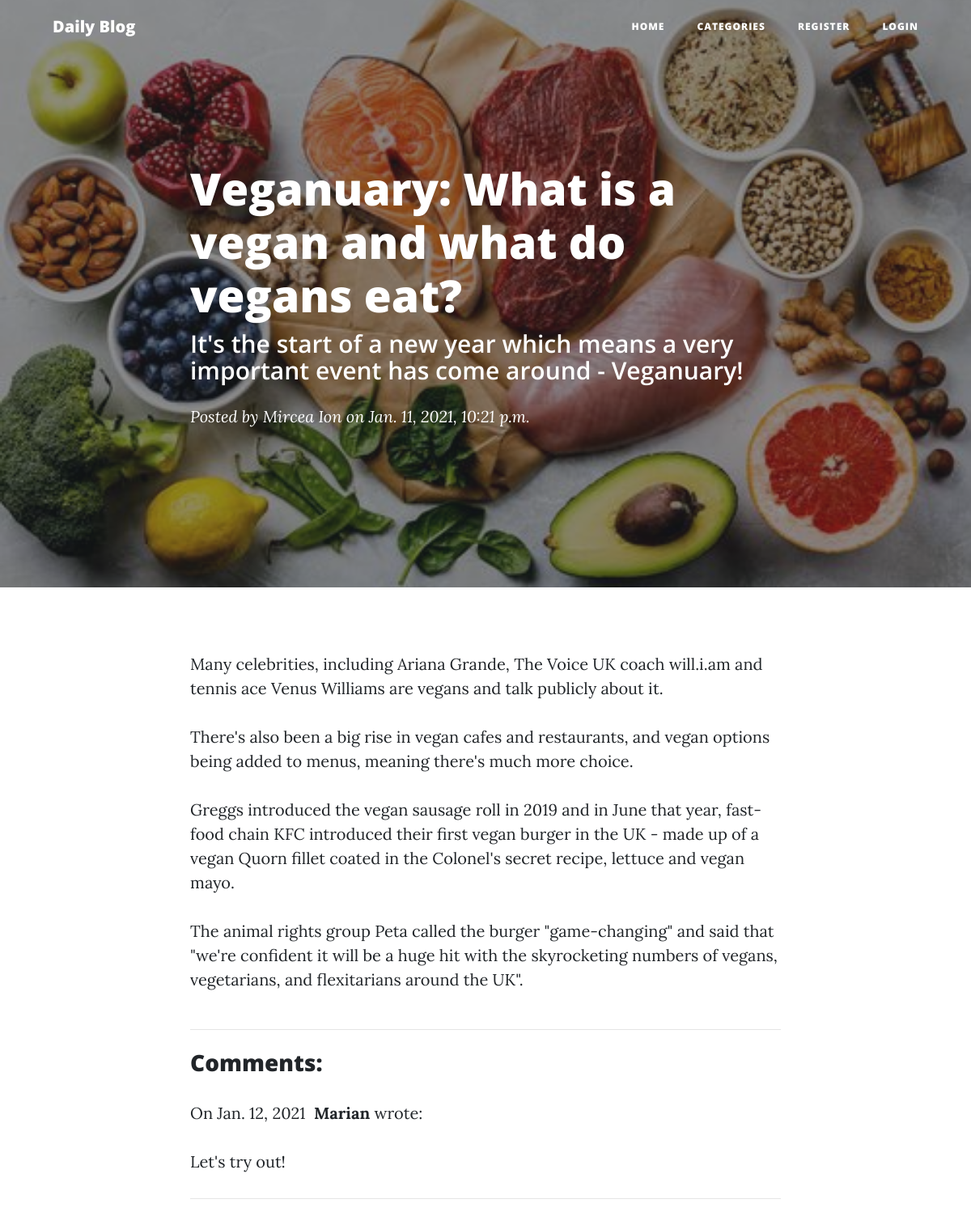
Page /articles/2/ on the committed database.
### blog/models.py (models this page shows)
class Article(models.Model):
    title = models.CharField(max_length=100)
    description = models.TextField()
    content = models.TextField()
    created_on = models.DateTimeField(auto_now_add=True)
    image = models.ImageField(upload_to="blog/static/articles/img/", blank=True)
    category = models.ForeignKey('Category', on_delete=models.CASCADE, default=None)
    author = models.ForeignKey('Author', on_delete=models.CASCADE, default=None)

class Author(models.Model):
    name = models.CharField(max_length=50)
    website = models.CharField(max_length=250)

class Comment(models.Model):
    author = models.CharField(max_length=60)
    body = models.TextField()
    created_on = models.DateTimeField(auto_now_add=True)
    article = models.ForeignKey('Article', on_delete=models.CASCADE, default=None)
    created_by = models.ForeignKey(User, on_delete=models.CASCADE)

### blog/views.py (the view)
# urls.py: path("articles/<int:pk>/", ArticleDetailsView.as_view(), name="article_detail"),
class ArticleDetailsView(View):
    def get(self, request, *args, **kwargs):
        article = Article.objects.get(pk=self.kwargs['pk'])
        comments = Comment.objects.filter(article=article)
        form = CommentForm()
        context = {
            'article': article,
            'comments': comments,
            'form': form
        }
        return render(request, 'article_detail.html', context)

### blog/templatetags/filepath.py (called while the page is built)
@register.filter
def filepath(value):
    return value.replace("/blog","")

### blog/templates/article_detail.html (shortened to what this page needs)
{% extends "base.html" %}
{% load static %}
{% load filepath %}
{% block page_content %}
<header class="masthead" style="background-image: url('{{ article.image.url|filepath }}')">
    <div class="overlay"></div>
    <div class="container">
      <div class="row">
        <div class="col-lg-8 col-md-10 mx-auto">
          <div class="post-heading">
            <h1>{{ article.title }}</h1>
            <h2 class="subheading">{{ article.description }}</h2>
            <span class="meta">Posted by
              <a href="{{ article.author.website }}" target="blank">{{ article.author.name }}</a>
              on {{ article.created_on }}</span>
          </div>
        </div>
      </div>
    </div>
  </header>
  <article>
    <div class="container">
      <div class="row">
        <div class="col-lg-8 col-md-10 mx-auto">
          {{ article.content|linebreaks }}
        </div>
      </div>
    </div>
  </article>
  <div class="container">
    <div class="row">
        <div class="col-lg-8 col-md-10 mx-auto">
            {% if comments|length > 0 %}
                <hr>
                <h3 class="mt-4">Comments:</h3>
                {% for comment in comments %}
                    <p>
                        On {{comment.created_on.date }}&nbsp;
                        <b>{{ comment.author }}</b> wrote:
                    </p>
                    <p>{{ comment.body }}</p>
                    <hr>
                {% endfor %}
            {% endif %}
        </div>
    </div>
</div>
{% endblock %}

### blog/static/articles/css/clean-blog.css (style rules this page uses)
body { font-size: 20px; color: #212529; font-family: 'Lora', 'Times New Roman', serif; }
p { line-height: 1.5; margin: 30px 0; }
h1, h2, h3, h4, h5, h6 { font-weight: 800; font-family: 'Open Sans', 'Helvetica Neue', Helvetica, Arial, sans-serif; }
a { color: #212529; transition: all 0.2s; }
header.masthead { margin-bottom: 50px; background: no-repeat center center; background-color: #868e96; background-attachment: scroll; position: relative; background-size: cover; }
header.masthead .overlay { position: absolute; top: 0; left: 0; height: 100%; width: 100%; background-color: #212529; opacity: 0.5; }
header.masthead .page-heading, header.masthead .post-heading, header.masthead .site-heading { padding: 200px 0 150px; color: white; }
@media only screen and (min-width: 768px) { header.masthead .page-heading, header.masthead .post-heading, header.masthead .site-heading { padding: 200px 0; } }
header.masthead .post-heading h1 { font-size: 35px; }
header.masthead .post-heading .meta, header.masthead .post-heading .subheading { line-height: 1.1; display: block; }
header.masthead .post-heading .subheading { font-size: 24px; font-weight: 600; margin: 10px 0 30px; font-family: 'Open Sans', 'Helvetica Neue', Helvetica, Arial, sans-serif; }
header.masthead .post-heading .meta { font-size: 20px; font-weight: 300; font-style: italic; font-family: 'Lora', 'Times New Roman', serif; }
header.masthead .post-heading .meta a { color: #fff; }
@media only screen and (min-width: 768px) { header.masthead .post-heading h1 { font-size: 55px; } }
@media only screen and (min-width: 768px) { header.masthead .post-heading .subheading { font-size: 30px; } }

### rows in the picture
Article: image|filepath (picture), title "Veganuary: What is a vegan and what do vegans eat?", description "It's the start of a new year which means a very important event has come around - Veganuary!", author.name "Mircea Ion", created_on "Jan. 11, 2021, 10:21 p.m.", content "Many celebrities, including Ariana Grande, The Voice UK coach will.i.am and tennis ace Venus Williams are vegans and talk publicly about it. There's also been a big rise in vegan cafes and restaurants, and vegan options being added to menus, meaning there's much more choice. Greggs introduced the vegan sausage roll in 2019 and in June that year, fast-food chain KFC introduced their first vegan burger in the UK - made up of a vegan Quorn fillet coated in the Colonel's secret recipe, lettuce and vegan mayo. The animal rights group Peta called the burger \"game-changing\" and said that \"we're confident it will be a huge hit with the skyrocketing numbers of vegans, vegetarians, and flexitarians…"
Comment: created_on "Jan. 12, 2021", author "Marian", body "Let's try out!"
